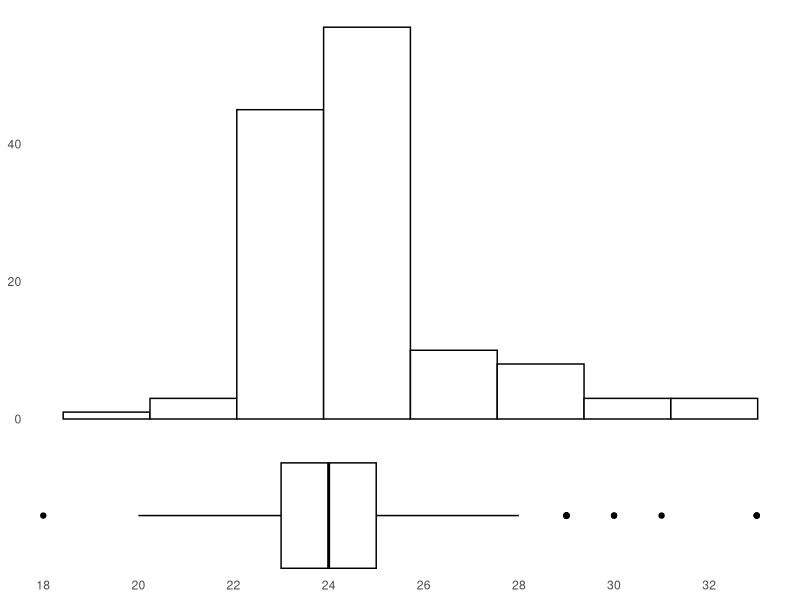

Recreate this plot in R.
setwd("MXL_model")
library(dplyr)
library(ggplot2)
library(gridExtra)

data <- read.csv("data/clean_data.csv")

# filter out no_choice
excluded_ids <- data %>%
  filter(choice == 1 & no_choice == 1) %>%
  group_by(respondent_id) %>%
  summarise(no_choice_count = n()) %>%
  filter(no_choice_count > 4) %>%
  select(respondent_id)

filtered_data <- data %>%
  anti_join(excluded_ids, by = "respondent_id")

original_count <- data %>%
  distinct(respondent_id) %>%
  nrow()

filtered_count <- filtered_data %>%
  distinct(respondent_id) %>%
  nrow()

cat("Original number of respondent_id:", original_count, "\n")
cat("Number of respondent_id in filtered_data:", filtered_count, "\n")

# filter out age > 35
filtered_data <- filtered_data %>%
  filter(age <= 35)

cat("Number of respondent_id in filtered_data:", filtered_count, "\n")

# create survey calls
survey_cols <- c(
  "respondent_id",
  "age",
  "gender",
  "income",
  "location",
  "fast.food.frequency",
  "education",
  "market_awareness"
)

respondent_data <- filtered_data %>%
  select(all_of(survey_cols)) %>%
  distinct(respondent_id, .keep_all = TRUE)


# plot age distribution
hist_plot <- ggplot(respondent_data, aes(x = age)) +
  geom_histogram(binwidth = 2, fill = "white", color = "black") +
  theme_minimal() +
  theme(
    axis.title.x = element_blank(),
    axis.text.x = element_blank(),
    axis.ticks.x = element_blank(),
    axis.title.y = element_blank(),
    panel.grid.major = element_blank(),
    panel.grid.minor = element_blank()
  )

box_plot <- ggplot(respondent_data, aes(x = age, y = 1)) +
  geom_boxplot(fill = "white", color = "black", width = 0.2) +
  theme_minimal() +
  theme(
    axis.title.y = element_blank(),
    axis.title.x = element_blank(),
    axis.text.y = element_blank(),
    axis.ticks.y = element_blank(),
    panel.grid = element_blank()
  ) +
  scale_y_continuous(breaks = NULL) +
  scale_x_continuous(breaks = seq(min(respondent_data$age, na.rm = TRUE), max(respondent_data$age, na.rm = TRUE), by = 2))

ggsave("plots/age_distribution_plot.png", grid.arrange(hist_plot, box_plot, ncol = 1, heights = c(3, 1)), width = 8, height = 6)

# show population statistics
calculate_statistics <- function(data, column_name) {
  stats <- data %>%
    group_by(across(all_of(column_name))) %>%
    summarise(
      count = n(),
      percentage = (n() / nrow(data)) * 100,
      .groups = "drop"
    )
  
  cat("\nStatistics for", column_name, ":\n")
  print(stats)
}

cat("Population statistics:\n")
calculate_statistics(respondent_data, "gender")
calculate_statistics(respondent_data, "education")
calculate_statistics(respondent_data, "income")
calculate_statistics(respondent_data, "location")
calculate_statistics(respondent_data, "fast.food.frequency")

median_market_awareness <- respondent_data %>%
  group_by(location) %>%
  summarise(
    avg_market_awareness = mean(market_awareness, na.rm = TRUE),
    .groups = "drop"
  )

cat("\nMedian market_awareness for each location:\n")
print(median_market_awareness)
